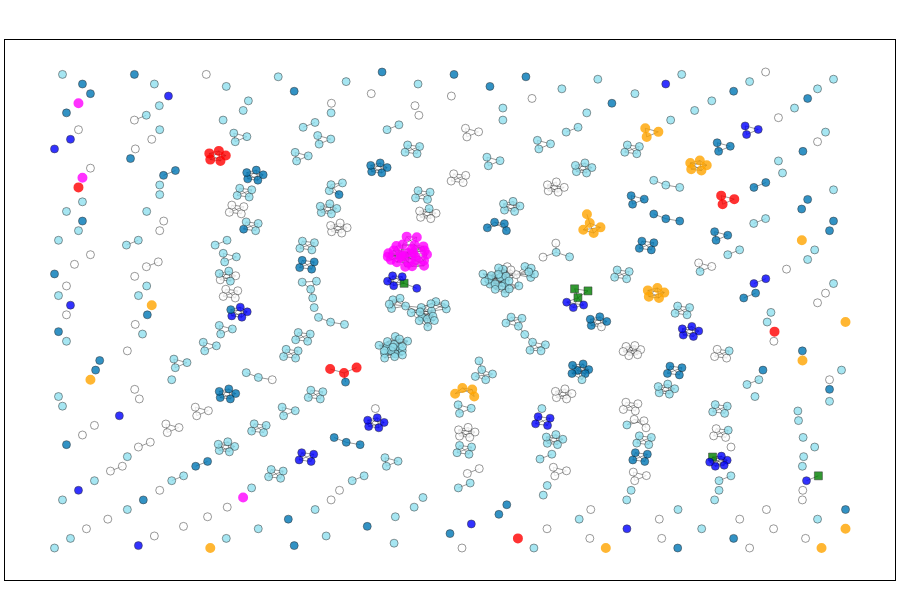

The code cell stored with this chart in its notebook:
### Code cell
square = [x1, y1, x2, y2]
#fig5D.add_shape(type="rect",
#               x0=square[0], y0=square[1], x1=square[2], y1=square[3],
#               line=dict(color="Red", width=2),
#)

fig5D.update_layout(width=900, height=600,
    font=dict(
        #family="Courier New, monospace",
        size=8,  # Set the font size here
        #color="RebeccaPurple"
    )
)

### Figure 1 — Plotly figure (JSON) as saved in the notebook; plotly's stock layout.template omitted (floating-point values rounded to 4 significant figures; data arrays with more than 128 entries replaced by an {"elided": "..."} marker saying what was removed)
{"data": [{"hoverinfo": "none", "line": {"color": "black", "width": 0.5}, "mode": "lines", "name": "bigscape_similarity", "opacity": 0.8, "showlegend": true, "type": "scatter", "x": {"elided": "3650 float values"}, "y": {"elided": "3650 float values"}}, {"hoverinfo": "text", "marker": {"color": "magenta", "line": {"color": "magenta", "width": 2}, "opacity": 0.8, "showscale": false, "size": 8, "symbol": "circle"}, "mode": "markers", "name": "Ectoine", "showlegend": true, "text": ["P0<br>NZ_FOME01000016.1.region001<br>['ectoine']<br>ectoine<br>1.00", "P0<br>NZ_JACCFJ010000001.1.region001<br>['ectoine']<br>ectoine<br>1.00", "P0<br>NZ_FNVB01000015.1.region001<br>['ectoine']<br>ectoine<br>1.00", "P3<br>NZ_VIWX01000007.1.region001<br>['ectoine']<br>ectoine<br>1.00", "P4<br>NZ_JACHIV010000001.1.region023<br>['ectoine']<br>ectoine<br>1.00", "P1<br>NZ_PDBV01000001.1.region002<br>['ectoine']<br>ectoine<br>1.00", "P0<br>NZ_VWPH01000012.1.region001<br>['ectoine']<br>ectoine<br>1.00", "P2<br>NZ_CP040605.1.region005<br>['ectoine']<br>ectoine<br>1.00", "P2<br>NZ_CP031142.1.region034<br>['ectoine']<br>ectoine<br>1.00", "P0<br>NZ_RBXX01000002.1.region003<br>['ectoine']<br>ectoine<br>1.00", "P6<br>NZ_CP102826.1.region001<br>['ectoine']<br>ectoine<br>1.00", "P2<br>NZ_CP061007.1.region013<br>['ectoine']<br>ectoine<br>1.00", "P1<br>NZ_JABNNH010000002.1.region003<br>['ectoine']<br>ectoine<br>1.00", "P3<br>NZ_FOZX01000002.1.region001<br>['ectoine']<br>ectoine<br>1.00", "P5<br>NZ_JACHIW010000001.1.region006<br>['ectoine']<br>ectoine<br>1.00", "P0<br>NZ_FOUP01000012.1.region001<br>['ectoine']<br>ectoine<br>1.00", "P7<br>NZ_JADDUE010000001.1.region001<br>['ectoine']<br>ectoine<br>1.00", "P2<br>NZ_GL877879.1.region003<br>['ectoine']<br>ectoine<br>1.00", "P4<br>NZ_CP059556.1.region001<br>['ectoine']<br>ectoine<br>1.00", "P4<br>NZ_CP059557.1.region001<br>['ectoine']<br>ectoine<br>1.00", "P1<br>NZ_CP054839.1.region002<br>['ectoine']<br>ectoine<br>1.00", "P3<br>NZ_JAGPXE010000016.1.region001<br>['ectoine']<br>ectoine<br>1.00", "P2<br>NZ_PJNB01000001.1.region001<br>['ectoine']<br>ectoine<br>1.00", "P1<br>NC_009142.1.region002<br>['ectoine']<br>ectoine<br>1.00", "P1<br>NZ_CP069353.1.region002<br>['ectoine']<br>ectoine<br>1.00", "P3<br>NZ_RSAA01000009.1.region001<br>['ectoine']<br>ectoine<br>1.00", "P3<br>NZ_JAGPXE010000011.1.region002<br>['ectoine']<br>nan<br>nan", "P2<br>NZ_CP031142.1.region023<br>['terpene', 'ectoine']<br>showdomycin<br>0.24", "P1<br>NZ_CP054839.1.region036<br>['ectoine']<br>nan<br>nan"], "textposition": "top left", "type": "scatter", "x": [1895.0, 1955.0, 1880.0, 1816.0, 1890.0, 1943.0, 1916.0, 1997.0, 1920.0, 1861.0, 2012.0, 1997.0, 1936.0, 1845.0, 1957.0, 1880.0, 1858.0, 1937.0, 1910.0, 1961.0, 1950.0, 1831.0, 1903.0, 1994.0, 2000, 1819.0, 1091.0, 287.0, 267.0], "y": [2444.0, 2438.0, 2458.0, 2442.0, 2543.0, 2472, 2474.0, 2366.0, 2390.0, 2396.0, 2459.0, 2409.0, 2503.0, 2494.0, 2411.0, 2436.0, 2530.0, 2362.0, 2608.0, 2603.0, 2539.0, 2415.0, 2358, 2527.0, 2492.0, 2470.0, 438, 3098, 3718]}, {"hoverinfo": "text", "marker": {"color": "orange", "line": {"color": "orange", "width": 2}, "opacity": 0.8, "showscale": false, "size": 8, "symbol": "circle"}, "mode": "markers", "name": "Geosmin", "showlegend": true, "text": ["P2<br>NZ_CP031142.1.region021<br>['terpene', 'betalactone']<br>geosmin<br>1.00", "P2<br>NZ_CP061007.1.region032<br>['terpene']<br>geosmin<br>1.00", "P2<br>NZ_PJNB01000001.1.region020<br>['terpene']<br>geosmin<br>1.00", "P0<br>NZ_FNVB01000014.1.region001<br>['terpene']<br>geosmin<br>1.00", "P0<br>NZ_FOME01000001.1.region006<br>['terpene']<br>geosmin<br>1.00", "P0<br>NZ_VWPH01000001.1.region003<br>['terpene']<br>geosmin<br>1.00", "P1<br>NZ_CP069353.1.region017<br>['terpene']<br>geosmin<br>1.00", "P1<br>NZ_PDBV01000001.1.region015<br>['terpene']<br>geosmin<br>1.00", "P0<br>NZ_FOUP01000001.1.region005<br>['terpene']<br>geosmin<br>1.00", "P1<br>NC_009142.1.region016<br>['terpene']<br>geosmin<br>1.00", "P1<br>NZ_CP054839.1.region026<br>['terpene']<br>geosmin<br>1.00", "P1<br>NC_009142.1.region021<br>['terpene']<br>geosmin<br>1.00", "P1<br>NZ_JABNNH010000001.1.region016<br>['terpene']<br>geosmin<br>1.00", "P2<br>NZ_GL877879.1.region010<br>['terpene']<br>geosmin<br>1.00", "P1<br>NZ_CP069353.1.region022<br>['terpene']<br>geosmin<br>1.00", "P1<br>NZ_PDBV01000001.1.region020<br>['terpene']<br>geosmin<br>1.00", "P3<br>NZ_JAGPXE010000003.1.region004<br>['terpene']<br>geosmin<br>1.00", "P3<br>NZ_VIWX01000002.1.region008<br>['terpene']<br>geosmin<br>1.00", "P1<br>NZ_CP054839.1.region021<br>['terpene']<br>geosmin<br>1.00", "P3<br>NZ_FOZX01000011.1.region001<br>['terpene']<br>geosmin<br>1.00", "P3<br>NZ_RSAA01000005.1.region002<br>['terpene']<br>geosmin<br>1.00", "P1<br>NZ_JABNNH010000001.1.region011<br>['terpene']<br>geosmin<br>1.00", "P0<br>NZ_RBXX01000002.1.region013<br>['terpene']<br>geosmin<br>1.00", "P1<br>NZ_CP054839.1.region034<br>['terpene']<br>geosmin<br>1.00", "P6<br>NZ_CP102826.1.region006<br>['terpene']<br>geosmin<br>1.00", "P2<br>NZ_CP040605.1.region030<br>['terpene']<br>geosmin<br>1.00", "P4<br>NZ_CP059557.1.region018<br>['terpene']<br>geosmin<br>1.00", "P7<br>NZ_JADDUE010000003.1.region002<br>['terpene']<br>geosmin<br>1.00", "P5<br>NZ_JACHIW010000001.1.region017<br>['terpene']<br>geosmin<br>1.00", "P4<br>NZ_JACHIV010000001.1.region010<br>['terpene']<br>geosmin<br>1.00", "P4<br>NZ_CP059556.1.region016<br>['terpene']<br>geosmin<br>1.00"], "textposition": "top left", "type": "scatter", "x": [327.0, 3170.0, 3112.0, 3200.0, 3122.0, 3118.0, 2880.0, 2794.0, 3173.0, 2826.0, 2812.0, 3412.0, 3335.0, 3104.0, 3330.0, 3386.0, 2238.0, 2153.0, 3378.0, 2189.0, 2248.0, 2846.0, 3165.0, 2907, 3987, 4107, 4107, 633.8, 3892.0, 3888.0, 927.0], "y": [1418, 3480.0, 3438, 2143.0, 2109.0, 2161, 2686.0, 2665.0, 2098, 2721.0, 2795.0, 3203.0, 3169.0, 3510.0, 3221, 3158, 1336.0, 1302.0, 3242.0, 1349.0, 1278, 2638, 2182.0, 18, 18, 178, 1898, 2038, 1578, 2578, 18]}, {"hoverinfo": "text", "marker": {"color": "red", "line": {"color": "red", "width": 2}, "opacity": 0.8, "showscale": false, "size": 8, "symbol": "circle"}, "mode": "markers", "name": "Erythreapeptin", "showlegend": true, "text": ["P2<br>NZ_CP061007.1.region035<br>['terpene', 'lanthipeptide-class-iii']<br>Ery-9 / Ery-6 / Ery-8 / Ery-7 / Ery-5 / Ery-4 / Ery-3<br>1.00", "P2<br>NZ_PJNB01000001.1.region023<br>['terpene', 'lanthipeptide-class-iii']<br>Ery-9 / Ery-6 / Ery-8 / Ery-7 / Ery-5 / Ery-4 / Ery-3<br>1.00", "P2<br>NZ_GL877879.1.region013<br>['terpene', 'lipolanthine', 'lanthipeptide-class-iii']<br>Ery-9 / Ery-6 / Ery-8 / Ery-7 / Ery-5 / Ery-4 / Ery-3<br>1.00", "P5<br>NZ_JACHIW010000001.1.region016<br>['indole', 'lanthipeptide-class-iii']<br>Ery-9 / Ery-6 / Ery-8 / Ery-7 / Ery-5 / Ery-4 / Ery-3<br>1.00", "P2<br>NZ_CP040605.1.region032<br>['terpene', 'lanthipeptide-class-iii']<br>Ery-9 / Ery-6 / Ery-8 / Ery-7 / Ery-5 / Ery-4 / Ery-3<br>1.00", "P1<br>NZ_CP054839.1.region018<br>['lanthipeptide-class-iii']<br>Ery-9 / Ery-6 / Ery-8 / Ery-7 / Ery-5 / Ery-4 / Ery-3<br>1.00", "P1<br>NZ_CP069353.1.region025<br>['lanthipeptide-class-iii']<br>Ery-9 / Ery-6 / Ery-8 / Ery-7 / Ery-5 / Ery-4 / Ery-3<br>1.00", "P4<br>NZ_CP059556.1.region003<br>['RRE-containing', 'lanthipeptide-class-iii']<br>Ery-9 / Ery-6 / Ery-8 / Ery-7 / Ery-5 / Ery-4 / Ery-3<br>1.00", "P4<br>NZ_JACHIV010000001.1.region022<br>['lanthipeptide-class-iii', 'RRE-containing']<br>Ery-9 / Ery-6 / Ery-8 / Ery-7 / Ery-5 / Ery-4 / Ery-3<br>1.00", "P1<br>NC_009142.1.region024<br>['lanthipeptide-class-iii']<br>Ery-9 / Ery-6 / Ery-8 / Ery-7 / Ery-5 / Ery-4 / Ery-3<br>1.00", "P1<br>NZ_JABNNH010000001.1.region020<br>['lanthipeptide-class-iii']<br>Ery-9 / Ery-6 / Ery-8 / Ery-7 / Ery-5 / Ery-4 / Ery-3<br>1.00", "P1<br>NZ_PDBV01000001.1.region023<br>['lanthipeptide-class-iii']<br>Ery-9 / Ery-6 / Ery-8 / Ery-7 / Ery-5 / Ery-4 / Ery-3<br>1.00", "P4<br>NZ_CP059557.1.region002<br>['RRE-containing', 'lanthipeptide-class-iii']<br>Ery-9 / Ery-6 / Ery-8 / Ery-7 / Ery-5 / Ery-4 / Ery-3<br>1.00", "P2<br>NZ_CP031142.1.region003<br>['lanthipeptide-class-iii']<br>Ery-9 / Ery-6 / Ery-8 / Ery-7 / Ery-5 / Ery-4 / Ery-3<br>1.00"], "textposition": "top left", "type": "scatter", "x": [3550.0, 3492.0, 3484.0, 3752.0, 267.0, 1004.0, 927.0, 1659.0, 1597.0, 922.0, 977.8, 969.8, 1527, 2467], "y": [2920.0, 2878, 2950.0, 1818, 3018, 3283.0, 3249.0, 1519.0, 1474.0, 3301, 3238, 3322.0, 1507.0, 98]}, {"hoverinfo": "text", "marker": {"color": "green", "line": {"color": "black", "width": 0.5}, "opacity": 0.8, "showscale": false, "size": 8, "symbol": "square"}, "mode": "markers", "name": "MIBIG (BiG-SCAPE)", "showlegend": true, "text": ["BGC0001455<br>NRP;Polyketide<br>antimycin", "BGC0000958<br>NRP;Polyketide<br>antimycin", "BGC0001216<br>NRP;Polyketide<br>splenocin C", "BGC0000055<br>Polyketide;Saccharide<br>erythromycin A;erythromycin B;erythromycin C;erythromycin D", "BGC0000148<br>Polyketide<br>A83543A", "BGC0000659<br>Terpene<br>2-methylisoborneol"], "textposition": "top left", "type": "scatter", "x": [2768.0, 2818.0, 2751.0, 3441.0, 3971.0, 1897.0], "y": [2100.0, 2157.0, 2174.0, 774.8, 618.4, 2220.0]}, {"hoverinfo": "text", "marker": {"color": "white", "line": {"color": "black", "width": 0.5}, "opacity": 0.8, "showscale": false, "size": 8, "symbol": "circle"}, "mode": "markers", "name": "BGC", "showlegend": true, "text": {"elided": "146 str values"}, "textposition": "top left", "type": "scatter", "x": {"elided": "146 float values"}, "y": {"elided": "146 float values"}}, {"hoverinfo": "text", "marker": {"color": "blue", "line": {"color": "black", "width": 0.5}, "opacity": 0.8, "showscale": false, "size": 8, "symbol": "circle"}, "mode": "markers", "name": "BGC >= 80% similarity", "showlegend": true, "text": ["P4<br>NZ_CP059556.1.region018<br>['transAT-PKS', 'lassopeptide']<br>iso-migrastatin / migrastatin / dorrigocin A / dorrigocin B / 13-epi-dorrigocin A<br>0.91", "P4<br>NZ_JACHIV010000001.1.region009<br>['lassopeptide', 'transAT-PKS']<br>iso-migrastatin / migrastatin / dorrigocin A / dorrigocin B / 13-epi-dorrigocin A<br>0.91", "P1<br>NC_009142.1.region015<br>['NAPAA', 'NRPS', 'betalactone']<br>erythrochelin<br>1.00", "P1<br>NZ_PDBV01000001.1.region014<br>['NAPAA', 'NRPS', 'betalactone']<br>erythrochelin<br>1.00", "P1<br>NZ_JABNNH010000001.1.region010<br>['NAPAA', 'NRPS', 'betalactone']<br>erythrochelin<br>1.00", "P1<br>NZ_CP069353.1.region016<br>['NAPAA', 'NRPS', 'betalactone']<br>erythrochelin<br>1.00", "P1<br>NZ_CP054839.1.region027<br>['betalactone', 'NRPS', 'NAPAA']<br>erythrochelin<br>1.00", "P2<br>NZ_CP031142.1.region026<br>['NRPS', 'hglE-KS', 'T1PKS', 'CDPS', 'oligosaccharide']<br>A83543A<br>0.91", "P2<br>NZ_CP040605.1.region011<br>['T1PKS', 'NRPS', 'lanthipeptide-class-i']<br>A83543A<br>0.91", "P3<br>NZ_VIWX01000006.1.region001<br>['NRPS', 'T1PKS']<br>antimycin<br>0.94", "P3<br>NZ_JAGPXE010000001.1.region001<br>['T1PKS', 'NRPS']<br>antimycin<br>0.88", "P3<br>NZ_FOZX01000001.1.region002<br>['T3PKS', 'NRPS', 'T1PKS']<br>antimycin<br>0.94", "P2<br>NZ_GL877879.1.region004<br>['NRPS', 'T1PKS']<br>A83543A<br>1.26", "P4<br>NZ_CP059557.1.region011<br>['T1PKS', 'NRPS']<br>SGR PTMs<br>0.83", "P2<br>NZ_GL877882.1.region002<br>['NRPS']<br>coelibactin<br>1.00", "P2<br>NZ_PJNB01000001.1.region011<br>['NRPS']<br>coelibactin<br>0.91", "P2<br>NZ_CP031142.1.region029<br>['NRPS']<br>coelibactin<br>0.91", "P2<br>NZ_CP061007.1.region023<br>['NRPS']<br>coelibactin<br>0.91", "P1<br>NZ_CP054839.1.region003<br>['T1PKS']<br>erythromycin A / erythromycin B / erythromycin C / erythromycin D<br>0.91", "P1<br>NZ_PDBV01000001.1.region003<br>['T1PKS']<br>erythromycin A / erythromycin B / erythromycin C / erythromycin D<br>1.00", "P1<br>NC_009142.1.region004<br>['T1PKS']<br>erythromycin A / erythromycin B / erythromycin C / erythromycin D<br>1.00", "P1<br>NC_009142.1.region023<br>['T1PKS']<br>E-837<br>1.00", "P1<br>NZ_PDBV01000001.1.region022<br>['T1PKS']<br>E-837<br>1.00", "P2<br>NZ_PJNB01000001.1.region031<br>['T1PKS']<br>A83543A<br>1.00", "P1<br>NZ_CP069353.1.region024<br>['T1PKS']<br>E-837<br>1.00", "P1<br>NZ_JABNNH010000002.1.region002<br>['T1PKS']<br>erythromycin A / erythromycin B / erythromycin C / erythromycin D<br>0.96", "P1<br>NZ_JABNNH010000001.1.region019<br>['T1PKS']<br>E-837<br>1.00", "P1<br>NZ_CP069353.1.region004<br>['T1PKS']<br>erythromycin A / erythromycin B / erythromycin C / erythromycin D<br>1.00", "P3<br>NZ_VIWX01000002.1.region002<br>['T1PKS']<br>branched-chain fatty acids<br>1.25", "P1<br>NZ_CP054839.1.region004<br>['T3PKS']<br>flaviolin rhamnoside / 3,3'-diflaviolin / flaviolin<br>0.89", "P1<br>NZ_JABNNH010000002.1.region001<br>['T3PKS']<br>flaviolin rhamnoside / 3,3'-diflaviolin / flaviolin<br>0.89", "P1<br>NZ_CP069353.1.region005<br>['T3PKS']<br>flaviolin rhamnoside / 3,3'-diflaviolin / flaviolin<br>0.89", "P1<br>NZ_PDBV01000001.1.region004<br>['T3PKS']<br>flaviolin rhamnoside / 3,3'-diflaviolin / flaviolin<br>0.89", "P1<br>NC_009142.1.region005<br>['T3PKS']<br>flaviolin rhamnoside / 3,3'-diflaviolin / flaviolin<br>0.89", "P2<br>NZ_CP061007.1.region006<br>['T1PKS', 'transAT-PKS']<br>A83543A<br>2.35", "P3<br>NZ_FOZX01000017.1.region001<br>['T3PKS']<br>alkylresorcinol<br>1.00", "P1<br>NZ_PDBV01000001.1.region019<br>['terpene']<br>2-methylisoborneol<br>1.00", "P1<br>NZ_CP069353.1.region021<br>['terpene']<br>2-methylisoborneol<br>1.00", "P0<br>NZ_FOME01000021.1.region002<br>['terpene']<br>2-methylisoborneol<br>1.00", "P0<br>NZ_FOUP01000001.1.region007<br>['terpene']<br>2-methylisoborneol<br>1.00", "P0<br>NZ_RBXX01000002.1.region019<br>['terpene']<br>2-methylisoborneol<br>1.00", "P0<br>NZ_FNVB01000003.1.region002<br>['terpene']<br>2-methylisoborneol<br>1.00", "P1<br>NC_009142.1.region020<br>['terpene']<br>2-methylisoborneol<br>1.00", "P1<br>NZ_JABNNH010000001.1.region015<br>['terpene']<br>2-methylisoborneol<br>1.00", "P2<br>NZ_CP061007.1.region034<br>['terpene']<br>2-methylisoborneol<br>1.00", "P2<br>NZ_PJNB01000001.1.region022<br>['terpene']<br>2-methylisoborneol<br>1.00", "P1<br>NZ_CP054839.1.region022<br>['terpene']<br>2-methylisoborneol<br>1.00", "P2<br>NZ_GL877879.1.region012<br>['terpene']<br>2-methylisoborneol<br>1.00", "P5<br>NZ_JACHIW010000002.1.region015<br>['terpene']<br>2-methylisoborneol<br>1.00", "P0<br>NZ_VWPH01000010.1.region002<br>['terpene']<br>2-methylisoborneol<br>1.00", "P2<br>NZ_CP031142.1.region005<br>['terpene']<br>2-methylisoborneol<br>1.00"], "textposition": "top left", "type": "scatter", "x": [3708.0, 3648.0, 1797.0, 1720.0, 1715.0, 1771.0, 1763.0, 267.0, 3207, 2744.0, 2711.0, 2796.0, 227.0, 227.0, 1445.0, 1372.0, 1384.0, 1432.0, 3515.0, 3455.0, 3500.0, 1112.0, 1034.0, 3912.0, 1085.0, 3486.0, 1077.0, 3427, 3013.0, 3372.0, 3295.0, 3290.0, 3346.0, 3338.0, 567.0, 2234.0, 1814.0, 1840.0, 2628.0, 2555.0, 2568.0, 2615.0, 1845, 1888, 3670.0, 3612.0, 1961.0, 3604.0, 471.7, 717.5, 147.0], "y": [2258.0, 2218, 1063.0, 1029.0, 1081, 1018, 1102.0, 498, 3878, 2018, 2063.0, 2039, 3418, 2038, 798.0, 750.7, 810.9, 738, 748.4, 698, 706.3, 1983.0, 1949.0, 578, 1938, 782.4, 2022.0, 732.5, 178, 1823.0, 1789.0, 1841, 1778, 1862.0, 38, 218, 2238, 2282.0, 1098, 1051.0, 1111.0, 1038, 2200.0, 2275.0, 3500.0, 3458, 2178, 3530.0, 1118, 3778, 3338]}, {"hoverinfo": "text", "marker": {"color": "#0077b6", "line": {"color": "black", "width": 0.5}, "opacity": 0.8, "showscale": false, "size": 8, "symbol": "circle"}, "mode": "markers", "name": "BGC < 80% similarity", "showlegend": true, "text": ["P2<br>NZ_CP031142.1.region033<br>['phenazine']<br>pyocyanine<br>0.57", "P2<br>NZ_CP040605.1.region006<br>['phenazine', 'terpene']<br>pyocyanine<br>0.57", "P4<br>NZ_CP059556.1.region006<br>['NRPS', 'lanthipeptide-class-ii']<br>cinnamycin<br>0.52", "P4<br>NZ_JACHIV010000001.1.region006<br>['NRPS', 'lanthipeptide-class-ii']<br>cinnamycin<br>0.52", "P0<br>NZ_FOUP01000001.1.region001<br>['T3PKS', 'CDPS']<br>alkyl-O-dihydrogeranyl-methoxyhydroquinones<br>0.57", "P0<br>NZ_RBXX01000002.1.region017<br>['CDPS', 'T3PKS']<br>alkyl-O-dihydrogeranyl-methoxyhydroquinones<br>0.57", "P2<br>NZ_PJNB01000001.1.region034<br>['phenazine']<br>pyocyanine<br>0.57", "P2<br>NZ_CP061007.1.region031<br>['T3PKS', 'terpene']<br>hopene<br>0.46", "P2<br>NZ_PJNB01000001.1.region019<br>['T3PKS', 'terpene']<br>hopene<br>0.46", "P2<br>NZ_GL877879.1.region008<br>['phenazine']<br>pyocyanine<br>0.57", "P1<br>NZ_CP069353.1.region026<br>['NRPS', 'T1PKS', 'terpene']<br>hopene<br>0.46", "P1<br>NZ_PDBV01000001.1.region024<br>['NRPS', 'T1PKS', 'terpene']<br>hopene<br>0.46", "P1<br>NC_009142.1.region025<br>['NRPS', 'T1PKS', 'terpene']<br>hopene<br>0.46", "P2<br>NZ_CP061007.1.region009<br>['phenazine']<br>pyocyanine<br>0.57", "P1<br>NZ_JABNNH010000001.1.region021<br>['NRPS', 'T1PKS', 'terpene']<br>hopene<br>0.46", "P2<br>NZ_GL877878.1.region001<br>['terpene', 'T3PKS']<br>hopene<br>0.46", "P4<br>NZ_CP059557.1.region022<br>['lanthipeptide-class-ii', 'NRPS']<br>cinnamycin<br>0.52", "P0<br>NZ_VWPH01000004.1.region002<br>['amglyccycl', 'T1PKS', 'NRPS-like']<br>apramycin<br>0.71", "P5<br>NZ_JACHIW010000002.1.region008<br>['T1PKS', 'lassopeptide']<br>streptoseomycin<br>0.63", "P6<br>NZ_CP102826.1.region013<br>['NRPS', 'indole']<br>methylpendolmycin / pendolmycin<br>0.43", "P2<br>NZ_CP031142.1.region011<br>['terpene', 'T3PKS']<br>hopene<br>0.46", "P6<br>NZ_CP102826.1.region014<br>['other']<br>mitomycin<br>0.44", "P4<br>NZ_CP059557.1.region021<br>['ranthipeptide', 'T2PKS']<br>hiroshidine<br>0.59", "P2<br>NZ_CP040605.1.region027<br>['T3PKS', 'terpene']<br>hopene<br>0.46", "P1<br>NZ_CP054839.1.region012<br>['T1PKS', 'pyrrolidine']<br>candicidin<br>0.67", "P5<br>NZ_JACHIW010000002.1.region005<br>['nucleoside']<br>puromycin<br>0.75", "P3<br>NZ_VIWX01000004.1.region001<br>['RiPP-like', 'T1PKS', 'NRPS-like']<br>nystatin<br>0.74", "P0<br>NZ_FNVB01000002.1.region004<br>['amglyccycl']<br>cetoniacytone A<br>0.45", "P0<br>NZ_FOUP01000002.1.region001<br>['amglyccycl']<br>cetoniacytone A<br>0.45", "P0<br>NZ_FOME01000001.1.region003<br>['amglyccycl']<br>cetoniacytone A<br>0.45", "P0<br>NZ_RBXX01000002.1.region009<br>['amglyccycl']<br>cetoniacytone A<br>0.45", "P4<br>NZ_CP059557.1.region009<br>['amglyccycl']<br>hydroxystreptomycin<br>0.50", "P1<br>NZ_JABNNH010000001.1.region018<br>['lanthipeptide-class-iv']<br>labyrinthopeptin A2 / labyrinthopeptin A1 / labyrinthopeptin A3<br>0.40", "P1<br>NZ_PDBV01000001.1.region021<br>['lanthipeptide-class-iv']<br>labyrinthopeptin A2 / labyrinthopeptin A1 / labyrinthopeptin A3<br>0.40", "P0<br>NZ_RBXX01000002.1.region004<br>['lassopeptide']<br>anantin B1 / anantin B2<br>0.40", "P1<br>NZ_CP069353.1.region023<br>['lanthipeptide-class-iv']<br>labyrinthopeptin A2 / labyrinthopeptin A1 / labyrinthopeptin A3<br>0.40", "P1<br>NC_009142.1.region022<br>['lanthipeptide-class-iv']<br>labyrinthopeptin A2 / labyrinthopeptin A1 / labyrinthopeptin A3<br>0.40", "P7<br>NZ_JADDUE010000019.1.region001<br>['lassopeptide']<br>anantin C<br>0.75", "P3<br>NZ_JAGPXE010000004.1.region003<br>['lanthipeptide-class-iv']<br>venezuelin<br>0.50", "P1<br>NZ_CP054839.1.region007<br>['lassopeptide']<br>anantin C<br>0.75", "P7<br>NZ_JADDUE010000020.1.region001<br>['lanthipeptide-class-i']<br>planosporicin<br>0.60", "P3<br>NZ_VIWX01000001.1.region009<br>['lassopeptide']<br>labyrinthopeptin A2 / labyrinthopeptin A1 / labyrinthopeptin A3<br>0.40", "P4<br>NZ_CP059557.1.region019<br>['lassopeptide']<br>citrulassin E<br>0.67", "P1<br>NZ_CP069353.1.region014<br>['T1PKS', 'NRPS-like']<br>microansamycin<br>0.46", "P1<br>NZ_PDBV01000001.1.region012<br>['T1PKS', 'NRPS-like']<br>microansamycin<br>0.43", "P1<br>NC_009142.1.region013<br>['NRPS-like', 'T1PKS']<br>microansamycin<br>0.43", "P1<br>NZ_CP054839.1.region029<br>['T1PKS', 'NRPS-like']<br>microansamycin<br>0.43", "P1<br>NZ_JABNNH010000001.1.region008<br>['T1PKS', 'NRPS-like']<br>microansamycin<br>0.46", "P3<br>NZ_JAGPXE010000011.1.region003<br>['NRPS-like', 'NRPS', 'T3PKS', 'T1PKS']<br>totopotensamide A / totopotensamide B<br>0.56", "P3<br>NZ_VIWX01000002.1.region004<br>['T1PKS', 'T3PKS', 'NRPS', 'NRPS-like']<br>totopotensamide A / totopotensamide B<br>0.56", "P3<br>NZ_FOZX01000007.1.region001<br>['T1PKS', 'transAT-PKS', 'NRPS-like', 'T3PKS', 'NRPS']<br>totopotensamide A / totopotensamide B<br>0.56", "P3<br>NZ_FOZX01000003.1.region001<br>['T1PKS', 'NRPS-like']<br>nystatin A1<br>0.68", "P4<br>NZ_CP059557.1.region007<br>['NRPS-like', 'transAT-PKS']<br>cycloheximide<br>0.67", "P0<br>NZ_JACCFJ010000001.1.region007<br>['T1PKS', 'NRPS-like', 'NRPS']<br>microansamycin<br>0.43", "P1<br>NC_009142.1.region012<br>['NRPS']<br>amychelin<br>0.44", "P1<br>NZ_PDBV01000001.1.region011<br>['NRPS']<br>amychelin<br>0.44", "P1<br>NZ_JABNNH010000001.1.region007<br>['NRPS']<br>amychelin<br>0.44", "P1<br>NZ_CP069353.1.region013<br>['NRPS']<br>amychelin<br>0.44", "P4<br>NZ_CP059556.1.region013<br>['NRPS-like']<br>streptothricin<br>0.79", "P4<br>NZ_CP059556.1.region009<br>['NRPS']<br>thiazostatin / watasemycin A / watasemycin B / 2-hydroxyphenylthiazoline enantiopyochelin / isopyochelin<br>0.40", "P1<br>NC_009142.1.region035<br>['T1PKS']<br>branched-chain fatty acids<br>0.75", "P1<br>NZ_JABNNH010000001.1.region031<br>['T1PKS']<br>branched-chain fatty acids<br>0.75", "P1<br>NZ_CP054839.1.region019<br>['T1PKS']<br>linfuranone B / linfuranone C<br>0.62", "P1<br>NZ_CP069353.1.region036<br>['T1PKS']<br>branched-chain fatty acids<br>0.75", "P1<br>NZ_PDBV01000001.1.region034<br>['T1PKS']<br>branched-chain fatty acids<br>0.75", "P4<br>NZ_CP059557.1.region004<br>['T1PKS']<br>nystatin A1<br>0.77", "P4<br>NZ_JACHIV010000001.1.region019<br>['T1PKS']<br>nystatin A1<br>0.64", "P2<br>NZ_GL877886.1.region001<br>['T1PKS']<br>piericidin A1<br>0.50", "P4<br>NZ_CP059556.1.region004<br>['T1PKS']<br>nystatin A1<br>0.68", "P0<br>NZ_VWPH01000004.1.region001<br>['T1PKS']<br>cyclizidine<br>0.76", "P2<br>NZ_CP061007.1.region028<br>['T3PKS']<br>flaviolin<br>0.75", "P2<br>NZ_GL877878.1.region004<br>['T3PKS']<br>flaviolin<br>0.75", "P2<br>NZ_CP061007.1.region036<br>['T3PKS']<br>branched-chain fatty acids<br>0.50", "P2<br>NZ_PJNB01000001.1.region024<br>['T3PKS']<br>branched-chain fatty acids<br>0.50", "P2<br>NZ_GL877879.1.region002<br>['T3PKS']<br>branched-chain fatty acids<br>0.75", "P2<br>NZ_PJNB01000001.1.region016<br>['T3PKS']<br>flaviolin<br>0.75", "P0<br>NZ_FNVB01000002.1.region009<br>['T3PKS']<br>alkyl-O-dihydrogeranyl-methoxyhydroquinones<br>0.57", "P0<br>NZ_FOME01000011.1.region001<br>['T3PKS']<br>alkyl-O-dihydrogeranyl-methoxyhydroquinones<br>0.57", "P2<br>NZ_CP040605.1.region024<br>['T3PKS']<br>flaviolin<br>0.75", "P1<br>NZ_CP054839.1.region011<br>['T1PKS', 'PKS-like']<br>arsono-polyketide<br>0.54", "P0<br>NZ_VWPH01000005.1.region004<br>['T3PKS']<br>alkyl-O-dihydrogeranyl-methoxyhydroquinones<br>0.57", "P0<br>NZ_VWPH01000005.1.region002<br>['T3PKS']<br>flaviolin<br>0.75", "P6<br>NZ_CP102826.1.region005<br>['T2PKS', 'hglE-KS']<br>granaticin<br>0.41", "P2<br>NZ_CP031142.1.region015<br>['T3PKS']<br>flaviolin<br>0.75", "P5<br>NZ_JACHIW010000002.1.region003<br>['T3PKS']<br>flaviolin<br>0.75", "P0<br>NZ_FOUP01000001.1.region004<br>['terpene']<br>hopene<br>0.46", "P4<br>NZ_JACHIV010000001.1.region014<br>['terpene']<br>isorenieratene<br>0.57", "P7<br>NZ_JADDUE010000005.1.region001<br>['terpene']<br>isorenieratene<br>0.57", "P0<br>NZ_FNVB01000002.1.region006<br>['terpene']<br>hopene<br>0.46", "P1<br>NC_009142.1.region018<br>['terpene']<br>isorenieratene<br>0.57", "P1<br>NZ_JABNNH010000001.1.region013<br>['terpene']<br>isorenieratene<br>0.57", "P4<br>NZ_CP059557.1.region014<br>['terpene']<br>isorenieratene<br>0.57", "P0<br>NZ_FOME01000006.1.region001<br>['terpene']<br>hopene<br>0.46", "P0<br>NZ_RBXX01000002.1.region014<br>['terpene']<br>hopene<br>0.46", "P0<br>NZ_VWPH01000005.1.region001<br>['terpene']<br>hopene<br>0.46", "P1<br>NZ_CP054839.1.region024<br>['terpene']<br>isorenieratene<br>0.57", "P0<br>NZ_JACCFJ010000001.1.region009<br>['terpene']<br>hopene<br>0.46", "P1<br>NZ_CP069353.1.region019<br>['terpene']<br>isorenieratene<br>0.57", "P1<br>NZ_PDBV01000001.1.region017<br>['terpene']<br>isorenieratene<br>0.57", "P4<br>NZ_CP059556.1.region014<br>['terpene']<br>isorenieratene<br>0.57", "P3<br>NZ_FOZX01000011.1.region002<br>['terpene']<br>hopene<br>0.46", "P3<br>NZ_FOZX01000010.1.region001<br>['terpene']<br>isorenieratene<br>0.71", "P3<br>NZ_VIWX01000001.1.region002<br>['terpene']<br>isorenieratene<br>0.71", "P1<br>NZ_CP054839.1.region016<br>['terpene']<br>hopene<br>0.46", "P2<br>NZ_CP031142.1.region002<br>['terpene']<br>branched-chain fatty acids<br>0.75", "P2<br>NZ_CP040605.1.region010<br>['terpene']<br>isorenieratene<br>0.71", "P3<br>NZ_JAGPXE010000018.1.region001<br>['terpene']<br>isorenieratene<br>0.57", "P0<br>NZ_JACCFJ010000001.1.region011<br>['terpene']<br>isorenieratene<br>0.57", "P3<br>NZ_RSAA01000010.1.region002<br>['terpene']<br>isorenieratene<br>0.57", "P6<br>NZ_CP102826.1.region015<br>['terpene']<br>hopene<br>0.46"], "textposition": "top left", "type": "scatter", "x": [1054.0, 976.7, 3277.0, 3207.0, 913.4, 853.8, 971.7, 3530.0, 3472.0, 1028.0, 1447.0, 1374.0, 1387.0, 1020.0, 1434.0, 3464.0, 3147, 2938.0, 611.7, 327.0, 3547, 1347, 287.0, 2127, 2327, 591.7, 352.7, 3288.0, 3215.0, 3228.0, 3275.0, 287.0, 2912.0, 2834.0, 1094.0, 2829.0, 2877.0, 1604.0, 2411.0, 3547, 3694.0, 1713.0, 4027, 1192.0, 1114.0, 1109.0, 1165.0, 1157.0, 3100.0, 3041, 3034.0, 3894.0, 4027, 527.5, 3115, 3042.0, 3055.0, 3102.0, 4047, 207.0, 3148.0, 3075.0, 1029.0, 3088.0, 3135.0, 3708.0, 3648.0, 207.0, 2507, 1318.0, 3517.0, 3459.0, 1677.0, 1607.0, 1547, 3452.0, 3657, 3598.0, 2147, 547.0, 3918.0, 3918.0, 167.0, 1347, 2372.0, 2822.0, 2399.0, 2314.0, 2765.0, 1812.0, 1735.0, 2350.0, 2738.0, 2794.0, 2740.0, 1730.0, 2804.0, 1786.0, 1778.0, 2409.0, 1572.0, 752.3, 692.7, 3267, 4107, 1787, 3891.0, 3888.0, 373.3, 147.0], "y": [1303.0, 1269.0, 2738, 2757.0, 738.4, 698, 1321, 3360.0, 3318, 1258, 2398, 2351.0, 2411.0, 1342.0, 2338, 3390.0, 2797.0, 3718, 1958, 3798, 3818, 3818, 2738, 138, 3858, 418, 1498, 1518, 1471.0, 1531.0, 1458, 3878, 1903.0, 1869.0, 2671.0, 1921, 1942.0, 1398, 378, 98, 1498, 198, 1338, 3123.0, 3089.0, 3141, 3078, 3162.0, 2920.0, 2878, 2950.0, 3318, 2658, 3258, 798.0, 750.7, 810.9, 738, 2738, 3638, 2558, 2511.0, 2001, 2571.0, 2498, 3058.0, 3018, 878, 3938, 258, 2620.0, 2578, 878, 897.2, 936.8, 2650.0, 2138.0, 2098, 3958, 3958, 2918, 3758, 1818, 38, 298, 1502, 2716.0, 2682.0, 1495.0, 3183.0, 3149.0, 2729.0, 1470.0, 1549.0, 1538.0, 3201, 1468.0, 3138, 3222.0, 2658, 2958, 3158.0, 3118, 18, 338, 3978, 1658, 2838, 1578, 2298]}, {"hoverinfo": "text", "marker": {"color": "#90e0ef", "line": {"color": "black", "width": 0.5}, "opacity": 0.8, "showscale": false, "size": 8, "symbol": "circle"}, "mode": "markers", "name": "BGC < 40% similarity", "showlegend": true, "text": {"elided": "343 str values"}, "textposition": "top left", "type": "scatter", "x": {"elided": "343 float values"}, "y": {"elided": "343 float values"}}], "layout": {"font": {"size": 8}, "height": 600, "hovermode": "closest", "margin": {"b": 20, "l": 5, "r": 5, "t": 40}, "paper_bgcolor": "rgba(0, 0, 0, 0)", "plot_bgcolor": "white", "showlegend": false, "width": 900, "xaxis": {"autorange": true, "linecolor": "black", "linewidth": 1, "mirror": true, "range": [-100.9, 4355.0], "showgrid": false, "showticklabels": false, "type": "linear", "zeroline": false}, "yaxis": {"autorange": true, "linecolor": "black", "linewidth": 1, "mirror": true, "range": [-248.2, 4244.0], "showgrid": false, "showticklabels": false, "type": "linear", "zeroline": false}}}
